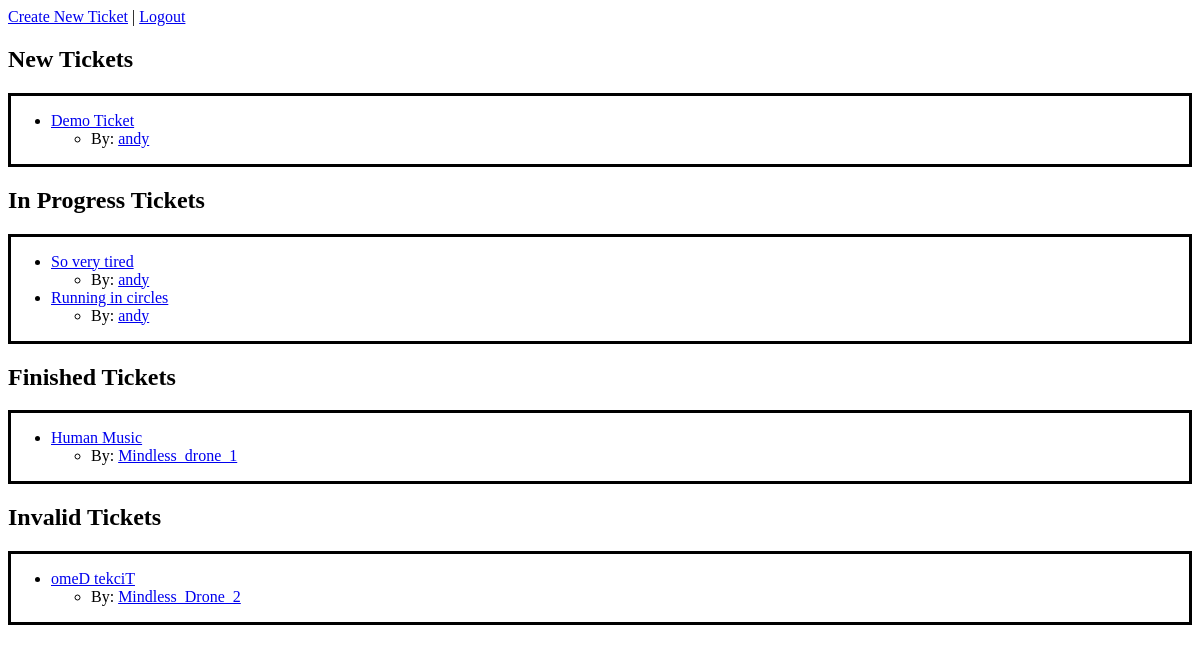
The page / (signed in) on the database as committed earlier.
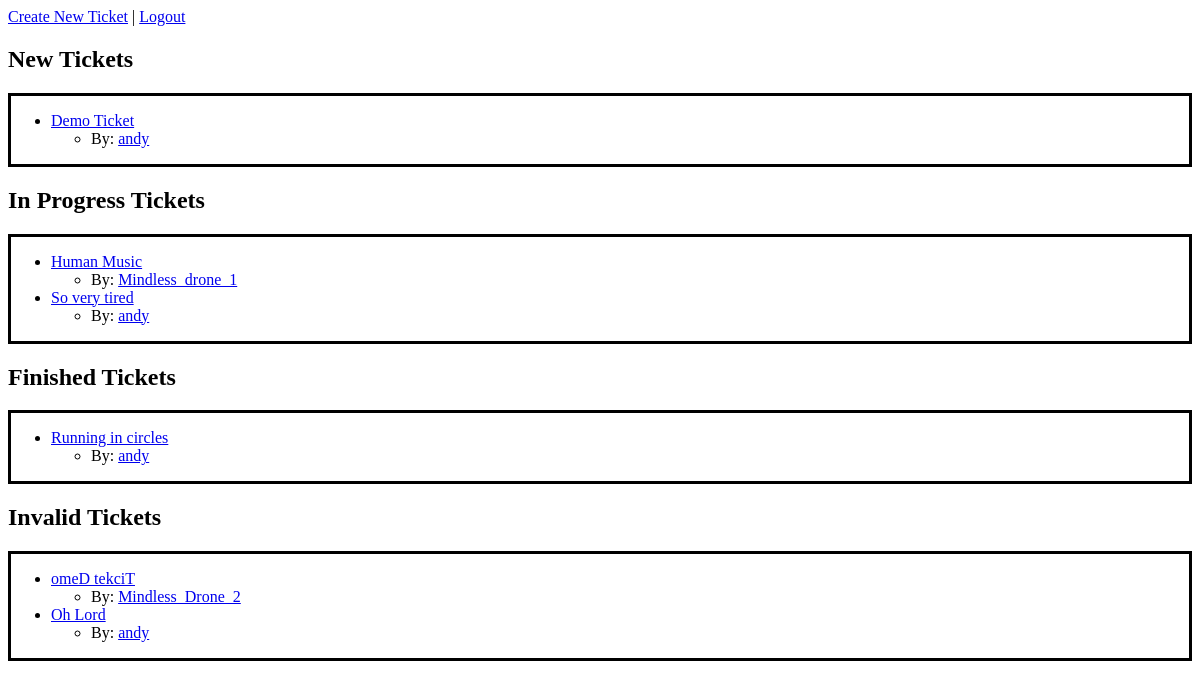
The same page on the database as committed later.
### bugapp/models.py (models this page shows, shortened)
class Ticket(models.Model):
    STATUSES = (
        ('N', 'New'),
        ('IP', 'In Progress'),
        ('D', 'Done'),
        ('IN', 'Invalid')
    )
    title = models.CharField(max_length=120)
    time_stamp = models.DateTimeField(default=timezone.now)
    description = models.TextField()
    author = models.ForeignKey(CustomUser, on_delete=models.CASCADE, related_name='user_author') # Fix this maybe
    status = models.CharField(max_length=20, null=True, choices=STATUSES, default='N')
    assigned = models.ForeignKey(CustomUser, null=True, on_delete=models.SET_NULL, blank=True, related_name='user_assigned', default=None)
    finishing = models.ForeignKey(CustomUser, null=True, on_delete=models.SET_NULL, blank=True, related_name='user_finished', default=None)

### myuser/models.py (models this page shows)
class CustomUser(AbstractUser):
    bio = models.TextField(max_length=80, null=True, blank=True)
    def __str__(self):
        return self.username

### bugapp/views.py (the view)
# urls.py: path('', views.index, name='home'),
@login_required
def index(request):
    new_tickets = Ticket.objects.filter(status="N")
    progress_tickets = Ticket.objects.filter(status="IP")
    finished_tickets = Ticket.objects.filter(status='D')
    invalid_tickets = Ticket.objects.filter(status="IN")
    return render(request, 'index.html', {'new_tickets': new_tickets, 'progress_tickets': progress_tickets, 'finished_tickets': finished_tickets, 'invalid_tickets': invalid_tickets})

### templates/index.html (shortened to what this page needs)
<a href='newticket/'>Create New Ticket</a> | <a href='logout/'>Logout</a>
<h2>New Tickets</h2>
<div style="border:solid black">
    <ul>
{% for ticket in new_tickets %}
   <li><a href='/ticketdetail/{{ticket.id}}'>{{ticket.title}}</li></a>
   <ul><li>By: <a href='/author/{{ticket.author.id}}'>{{ticket.author}}</a></li></ul>
{% endfor %}
</ul>
</div>
<h2>In Progress Tickets</h2>
<div style="border:solid black">
    <ul>
{% for ticket in progress_tickets %}
<li><a href='/ticketdetail/{{ticket.id}}'>{{ticket.title}}</li></a>
<ul><li>By: <a href='/author/{{ticket.author.id}}'>{{ticket.author}}</a></li></ul>
{% endfor %}
</ul>
</div>
<h2>Finished Tickets</h2>
<div style="border:solid black">
    <ul>
{% for ticket in finished_tickets %}
<li><a href='/ticketdetail/{{ticket.id}}'>{{ticket.title}}</li></a>
<ul><li>By: <a href='/author/{{ticket.author.id}}'>{{ticket.author}}</a></li></ul>
{% endfor %}
</ul>
</div>
<h2>Invalid Tickets</h2>
<div style="border:solid black">
    <ul>
{% for ticket in invalid_tickets %}
<li><a href='/ticketdetail/{{ticket.id}}'>{{ticket.title}}</li></a>
<ul><li>By: <a href='/author/{{ticket.author.id}}'>{{ticket.author}}</a></li></ul>
{% endfor %}
</ul>
</div>

Rows that differ between the two databases and show on the page:
changed Ticket "Human Music": moves from the list under "Finished Tickets" to the list under "In Progress Tickets"
changed Ticket "Running in circles": moves from the list under "In Progress Tickets" to the list under "Finished Tickets"
added Ticket: title "Oh Lord", author "andy", shown under "Invalid Tickets"
